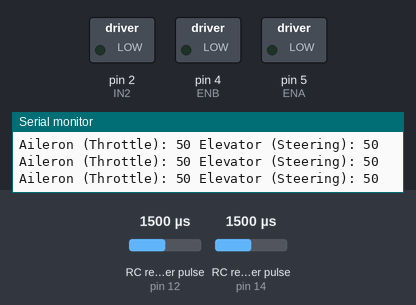
The sketch below on a simulated Arduino Uno, built with avr-gcc and run on an emulated ATmega328P. On the bench: switched loads named in the sketch (green lamp = pin HIGH), the last lines printed to the serial monitor. Wiring (inferred from the names in the program): 2 × RC receiver channel: data pin 12 / data pin 14. Inputs (shaded band) come from the test bench; at power-on: RC receiver pulse (sensors on pin 12, pin 14) 1500 µs.

Above: at 1.2 s.
1.3 s: RC receiver pulse (sensor on pin 12) set to 1413 µs
2.8 s: RC receiver pulse (sensor on pin 12) set to 1382 µs
At 3.6 s:
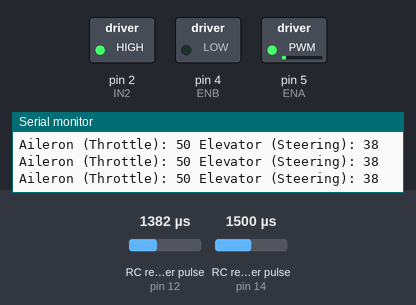
4.3 s: RC receiver pulse (sensor on pin 14) set to 1405 µs
5.8 s: RC receiver pulse (sensor on pin 14) set to 1388 µs
At 7.0 s:
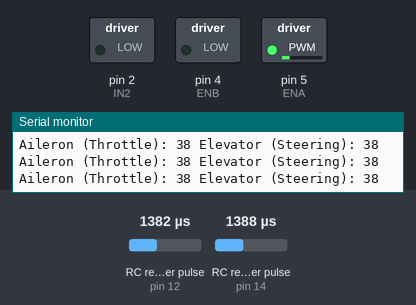
7.3 s: RC receiver pulse (sensor on pin 12) set to 1370 µs
At 8.2 s:
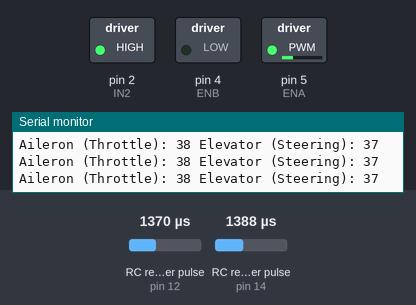
8.8 s: RC receiver pulse (sensor on pin 14) set to 1020 µs
At 9.4 s:
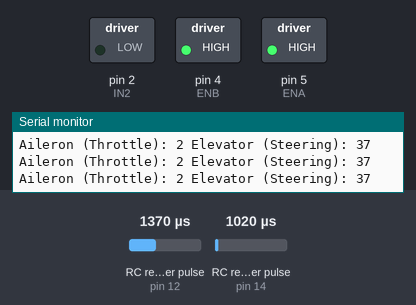
Timing chart, 0 to 11.3 s (numbered marks = the images above; inputs shaded):
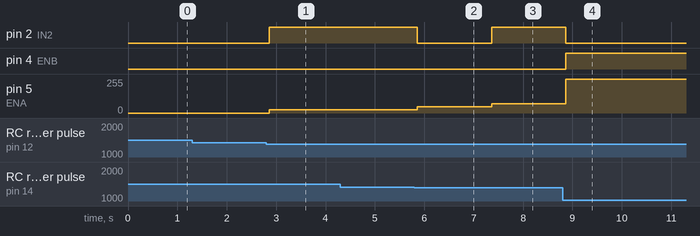

The sketch:

PWM-2ch-2.ino
```cpp
// Define pins for each RC channel
int aileronPin = 14;   // Channel 1 (Throttle)
int elevatorPin = 12;  // Channel 2 (Steering)

const int ENA = 5; // PWM for speed for Motor 1
const int ENB = 4; // PWM for speed for Motor 2

const int IN1 = 0; // Direction for Motor 1
const int IN2 = 2; // Direction pin 1 for Motor 2

long aileronControl;  // Mapped value from aileron channel (0-100)
long elevatorControl; // Mapped value from elevator channel (0-100)

// Reads the PWM signal from the aileron channel and maps it to 0-100
long readAileronControlSignal() {
    unsigned long rawPWM = pulseIn(aileronPin, HIGH, 25000);
    // If signal is lost (timeout) or clearly out of valid RC pulse range, return neutral (50)
    // Valid RC pulses are typically 1000-2000us. Values outside ~900-2100us are treated as invalid.
    if (rawPWM == 0 || rawPWM < 900 || rawPWM > 2100) {
        return 50; // Mid-point for 0-100 scale (1500us equivalent), results in stop
    }
    // Otherwise, the signal is likely valid; constrain it to the standard 1000-2000us range and map
    long constrainedPWM = constrain(rawPWM, 1000, 2000);
    return map(constrainedPWM, 1000, 2000, 0, 100);
}

// Reads the PWM signal from the elevator channel and maps it to 0-100
long readElevatorControlSignal() {
    unsigned long rawPWM = pulseIn(elevatorPin, HIGH, 25000);
    // If signal is lost (timeout) or clearly out of valid RC pulse range, return neutral (50)
    // Valid RC pulses are typically 1000-2000us. Values outside ~900-2100us are treated as invalid.
    if (rawPWM == 0 || rawPWM < 900 || rawPWM > 2100) {
        return 50; // Mid-point for 0-100 scale (1500us equivalent), results in stop
    }
    // Otherwise, the signal is likely valid; constrain it to the standard 1000-2000us range and map
    long constrainedPWM = constrain(rawPWM, 1000, 2000);
    return map(constrainedPWM, 1000, 2000, 0, 100);
}

void setup() {
    pinMode(aileronPin, INPUT);
    pinMode(elevatorPin, INPUT); // Initialize elevator pin

    pinMode(ENA, OUTPUT);
    pinMode(ENB, OUTPUT);
    pinMode(IN1, OUTPUT);
    pinMode(IN2, OUTPUT);

    // Initialize motors to off
    digitalWrite(IN1, LOW);
    digitalWrite(IN2, LOW);
    analogWrite(ENA, 0);
    analogWrite(ENB, 0);

    Serial.begin(9600);
}

// Helper function to control a single motor
// pwmVal: -255 (full backward) to 255 (full forward)
void setMotorOutput(int dirPin, int speedPin, int pwmVal) {
    if (pwmVal > 0) { // Forward
        digitalWrite(dirPin, HIGH);
        analogWrite(speedPin, pwmVal);
    } else if (pwmVal < 0) { // Backward
        digitalWrite(dirPin, LOW);
        analogWrite(speedPin, -pwmVal); // Speed is positive
    } else { // Stop
        digitalWrite(dirPin, LOW); // Or HIGH, doesn't matter much if speed is 0
        analogWrite(speedPin, 0);
    }
}

// Helper function to map RC control input (0-100) to an output range (e.g., -255 to 255)
// with a deadband around the center (e.g., 50).
long mapWithDeadband(long rcValue, int rcMin, int rcMax, int rcCenter, int deadbandRadius, int outMin, int outMax) {
    long mappedValue = 0;
    int deadbandLower = rcCenter - deadbandRadius;
    int deadbandUpper = rcCenter + deadbandRadius;

    if (rcValue < deadbandLower) {
        // Map the range [rcMin, deadbandLower - 1] to [outMin, -1]
        // Ensure deadbandLower - 1 is not less than rcMin
        if (deadbandLower -1 < rcMin) {
             mappedValue = outMin;
        } else {
            mappedValue = map(rcValue, rcMin, deadbandLower - 1, outMin, -1);
        }
    } else if (rcValue > deadbandUpper) {
        // Map the range [deadbandUpper + 1, rcMax] to [1, outMax]
        // Ensure deadbandUpper + 1 is not greater than rcMax
        if (deadbandUpper + 1 > rcMax) {
            mappedValue = outMax;
        } else {
            mappedValue = map(rcValue, deadbandUpper + 1, rcMax, 1, outMax);
        }
    } else {
        // Inside deadband
        mappedValue = 0;
    }
    return constrain(mappedValue, outMin, outMax);
}

void loop() {
    // Read mapped control signals from each channel
    aileronControl = readAileronControlSignal();   // Throttle (0-100)
    elevatorControl = readElevatorControlSignal(); // Steering (0-100)

    // Print the mapped control signal values to the Serial Monitor
    Serial.print("Aileron (Throttle): ");
    Serial.print(aileronControl);
    Serial.print(" Elevator (Steering): ");
    Serial.print(elevatorControl);
    Serial.println();

    // Define deadband radius (e.g., +/- 5 around center of 50 for a 0-100 input)
    // This means input values from 45 to 55 (inclusive if center is 50 and radius is 5) will be treated as 0.
    int deadbandRadius = 10;
    float steeringFactor = 3; // Adjust this value to change steering sensitivity
    float throttleFactor = 3; // Adjust this value to change throttle sensitivity (e.g., 1.2 for 20% stronger throttle)

    // Map control values with deadband
    long rawThrottleValue = mapWithDeadband(aileronControl, 0, 100, 50, deadbandRadius, -255, 255);
    long rawSteeringValue = mapWithDeadband(elevatorControl, 0, 100, 50, deadbandRadius, -255, 255);

    // Apply sensitivity factors
    long throttleValue = rawThrottleValue * throttleFactor;
    long adjustedSteeringValue = rawSteeringValue * steeringFactor;

    // Mix throttle and steering for differential drive
    long motor1Pwm = throttleValue + adjustedSteeringValue;
    long motor2Pwm = throttleValue - adjustedSteeringValue;

    // Constrain PWM values to the valid range [-255, 255]
    motor1Pwm = constrain(motor1Pwm, -255, 255);
    motor2Pwm = constrain(motor2Pwm, -255, 255);

    // Set motor speeds and directions
    setMotorOutput(IN1, ENA, motor1Pwm); // Motor 1
    setMotorOutput(IN2, ENB, motor2Pwm); // Motor 2

    delay(20);  // Shorter delay for better responsiveness
}
```

Measured:
- the behaviour switches between 1399 and 1398 µs on RC receiver pulse (sensor on pin 12) (found by bisection; images 0 and 1)
- the behaviour switches between 1389 and 1388 µs on RC receiver pulse (sensor on pin 14) (found by bisection; images 1 and 2)
- the behaviour switches between 1379 and 1378 µs on RC receiver pulse (sensor on pin 12) (found by bisection; images 2 and 3)
- after the input at 2.8 s, pin 2 (IN2): LOW → HIGH after 0.06 s; pin 5 (ENA): 0/255 → 24/255 after 0.06 s
- after the input at 5.8 s, pin 2 (IN2): HIGH → LOW after 0.06 s; pin 5 (ENA): 24/255 → 48/255 after 0.06 s
- after the input at 7.3 s, pin 2 (IN2): LOW → HIGH after 0.06 s; pin 5 (ENA): 48/255 → 69/255 after 0.06 s
- after the input at 8.8 s, pin 2 (IN2): HIGH → LOW after 0.06 s; pin 4 (ENB): LOW → HIGH after 0.06 s; pin 5 (ENA): 69/255 → 255/255 after 0.06 s
